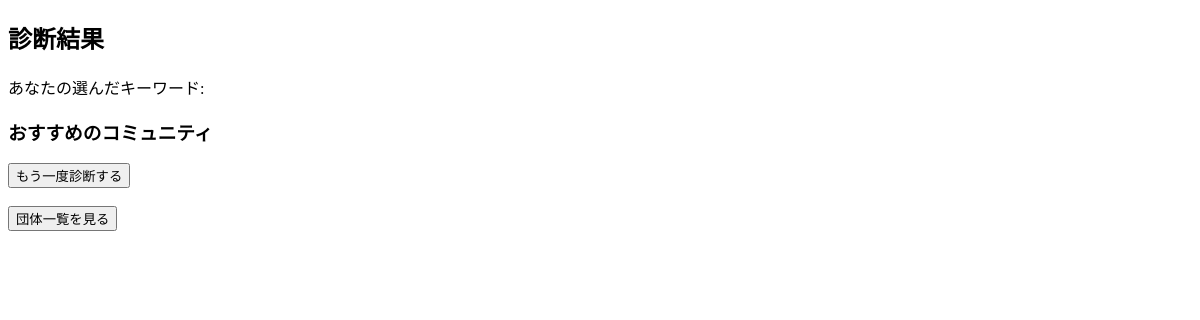
/result/ (signed in), run on an earlier commit of the app's database.
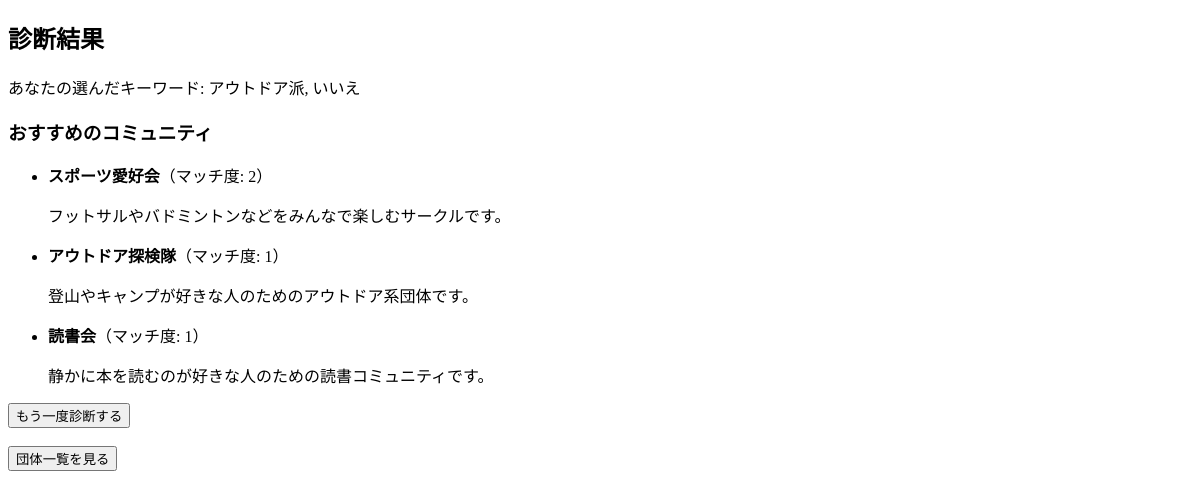
And on a later commit of the database.
### community_app/models.py (models this page shows, shortened)
class Community(models.Model):
    name = models.CharField(max_length=100)
    description = models.TextField()
    tags = models.TextField(help_text="カンマ区切りでタグを入力してください。例: インドア派,はい")

### community_app/views.py (the view)
# urls.py: path('result/', views.result_page, name='result_page'),# 結果ページ（要ログイン）
@login_required
def result_page(request):
    user_answers = UserAnswer.objects.filter(user=request.user)
    keywords = [ua.choice.text for ua in user_answers]
    scored_communities = []
    for community in Community.objects.all():
        score = sum(1 for kw in keywords if kw in community.tags)
        scored_communities.append((community, score))
    top_matches = sorted(scored_communities, key=lambda x: x[1], reverse=True)[:3]
    return render(request, 'community_app/result.html', {
        'matches': top_matches,
        'keywords': keywords
    })

### templates/community_app/result.html (shortened to what this page needs)
<!DOCTYPE html>
<html>
<head>
</head>
<body>
    <h2>診断結果</h2>
    <p>あなたの選んだキーワード: {{ keywords|join:", " }}</p>
    <h3>おすすめのコミュニティ</h3>
    <ul>
        {% for community, score in matches %}
            <li>
                <strong>{{ community.name }}</strong>（マッチ度: {{ score }}）
                <p>{{ community.description }}</p>
            </li>
        {% endfor %}
    </ul>
    <a href="{% url 'survey_page' %}"><button>もう一度診断する</button></a>
    <br><br>
    <a href="{% url 'community_list' %}"><button>団体一覧を見る</button></a>
</body>
</html>

What changed in the data, as far as the page shows it:
added Community: name "スポーツ愛好会", score "2", description "フットサルやバドミントンなどをみんなで楽しむサークルです。"
added Community: name "アウトドア探検隊", score "1", description "登山やキャンプが好きな人のためのアウトドア系団体です。"
added Community: name "読書会", score "1", description "静かに本を読むのが好きな人のための読書コミュニティです。"
Also different on the page:
{{ keywords|join:", " }}: (not shown) → "アウトドア派, いいえ"
